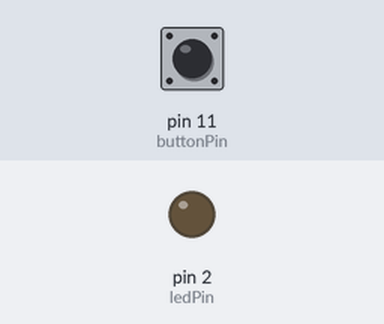
Bench run of a sketch on a simulated Arduino Uno, built with avr-gcc and run on an emulated ATmega328P. Shown: output pins drawn as LEDs (lit = HIGH). Inputs (shaded band) come from the test bench; at power-on: pin 11 (buttonPin) LOW.

Above: at 1.2 s.
1.3 s: pin 11 (buttonPin) pulled HIGH for 0.15 s
At 1.4 s:
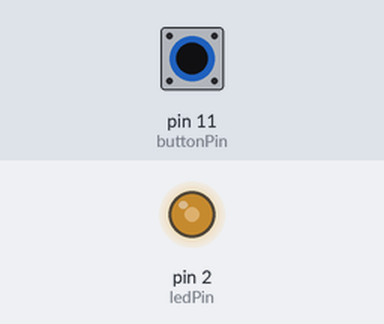
3.0 s: pin 11 (buttonPin) pulled HIGH for 1 s
At 5.1 s:
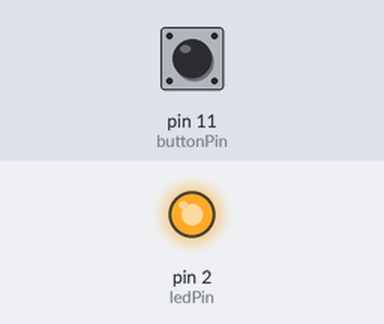
5.5 s: pin 11 (buttonPin) pulled HIGH for 3.2 s
At 6.3 s:
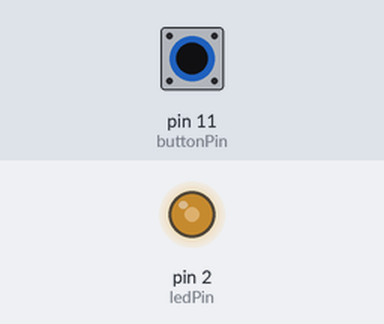
Timing chart, 0 to 10.2 s (numbered marks = the images above; inputs shaded):
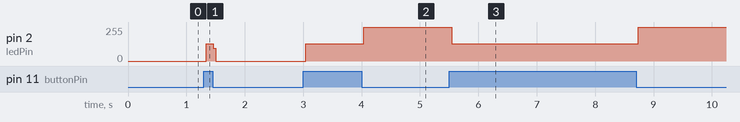

The sketch:

4.ino
```cpp
const int led = LED_BUILTIN;
const int buttonPin = 11;
const int ledPin = 2;

int buttonState = LOW;
int ledState = LOW;

void setup() {

  pinMode(ledPin, OUTPUT);
  pinMode(buttonPin, INPUT);

}

void loop() {

  buttonState = digitalRead(buttonPin);
  if(buttonState == HIGH) {
    ledState = getReversed(ledState);
  }
  digitalWrite(ledPin, ledState);
}

int getReversed(int state) {
  if(state == LOW) {
    return HIGH;
  }
  if(state == HIGH) {
    return LOW;
  }

}
```

Measured:
- after the input at 1.3 s, pin 2 (ledPin): 0/255 → 129/255 at once, → 0/255 0.12 s later
- after the input at 3.0 s, pin 2 (ledPin): 0/255 → 129/255 at once, → 255/255 1.0 s later
- after the input at 5.5 s, pin 2 (ledPin): 255/255 → 129/255 at once, → 255/255 3.2 s later
